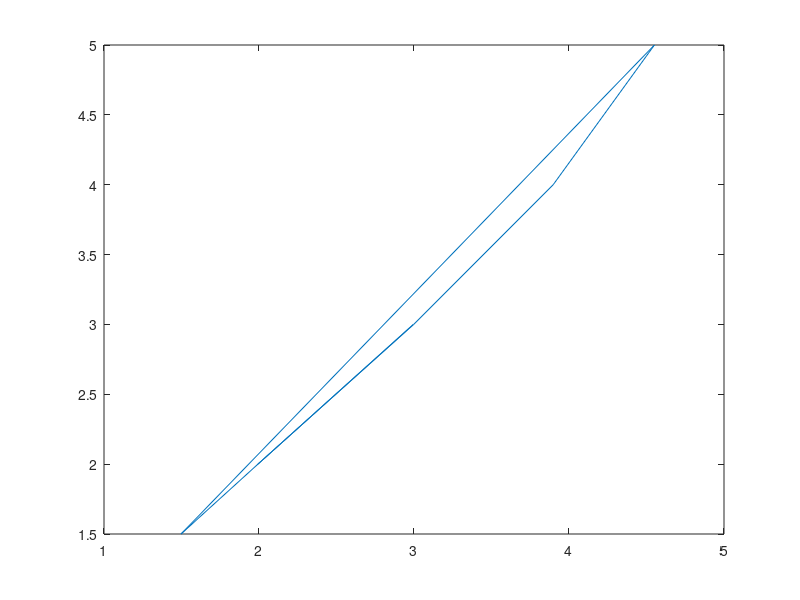

This figure's MATLAB source:
clear;
clc;

%% load the data from tg_and_ag.dat file;
data = load("tg_and_ag.dat");

tg = data(1, :)
ag = data(2, :)


xlabel("Theoritcal Gain");
ylabel("Actual Gain");
title("Theoritcal Gain and Actual Gain");
plot(tg, ag);